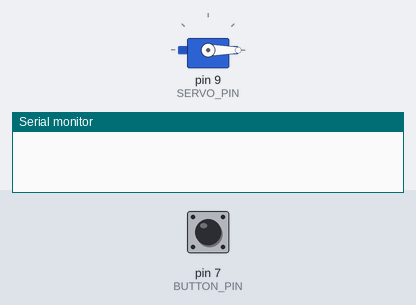
The sketch below on a simulated Arduino Uno, built with avr-gcc and run on an emulated ATmega328P. On the bench: servo, the last lines printed to the serial monitor. The inputs (shaded band) are chosen by the test bench; at power-on: pin 7 (BUTTON_PIN) HIGH.

Above: at 1.2 s.
1.3 s: pin 7 (BUTTON_PIN) pulled LOW for 0.15 s
At 1.31 s:
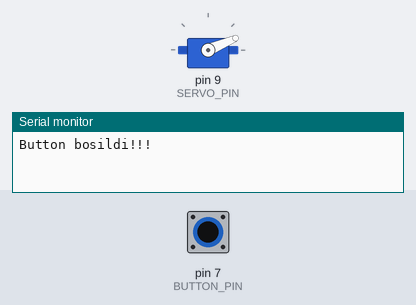
Timing chart, 0 to 4.3 s (numbered marks = the images above; inputs shaded):
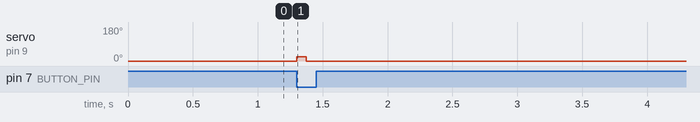

Measured:
- after the input at 1.3 s, servo on pin 9 (SERVO_PIN): 0° → 23° at once, → 0° 0.08 s later

The sketch:

servo_button.ino
```cpp
#include <Servo.h>


const int BUTTON_PIN = 7;
const int SERVO_PIN  = 9;

Servo servo;
int angle = 0;
int lastButtonState;
int currentButtonState;

void setup() {
  Serial.begin(9600);
  pinMode(BUTTON_PIN, INPUT_PULLUP); // set arduino pin to input pull-up mode
  servo.attach(SERVO_PIN);           // attaches the servo on pin 9 to the servo object

  servo.write(angle);
  currentButtonState = digitalRead(BUTTON_PIN);
}

void loop() {
  lastButtonState    = currentButtonState;      // save the last state
  currentButtonState = digitalRead(BUTTON_PIN); // read new state

  if(lastButtonState == HIGH && currentButtonState == LOW) {
    Serial.println("Button bosildi!!!");

    if(angle == 0)
      angle = 23                       ;
    servo.write(angle);
    delay(75);
    servo.write(0);
  }
}
```
